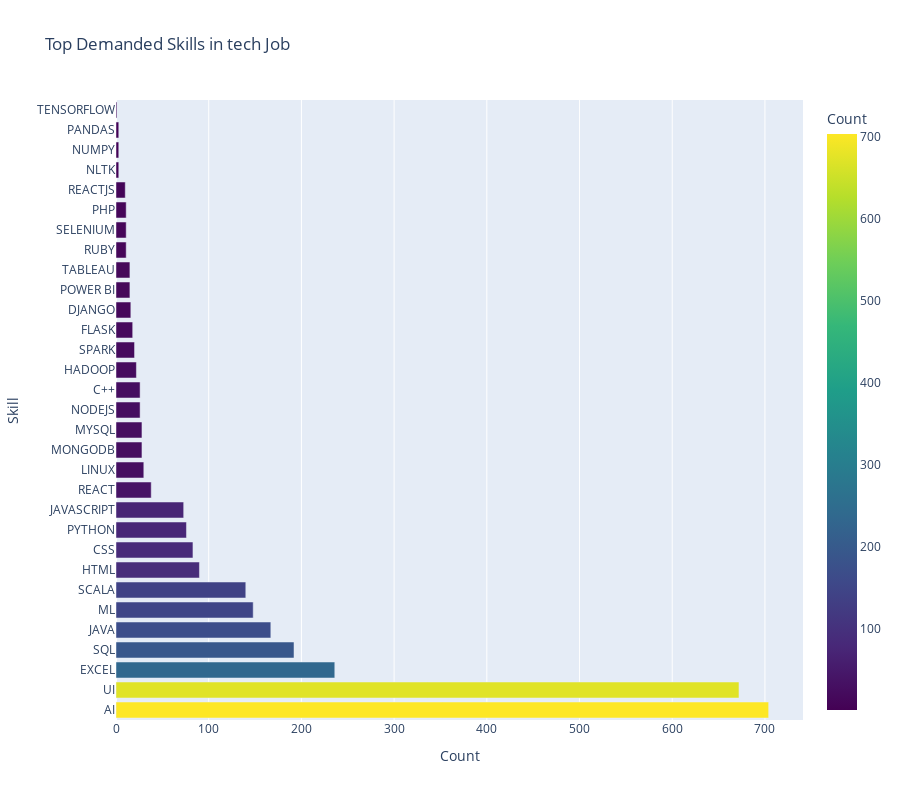

Source (notebook cell):
### Markdown cell above
Data Visualization

### Code cell
fig_bar = px.bar(
    demand_skills,
    x='Count',
    y='Skill',
    title='Top Demanded Skills in tech Job',
    orientation='h',
    color='Count',
    color_continuous_scale='Viridis',
    height=800
)

fig_bar.show()

### Figure 1 — Plotly figure (JSON) as saved in the notebook; plotly's stock layout.template omitted (floating-point values rounded to 4 significant figures)
{"data": [{"hovertemplate": "Count=%{marker.color}<br>Skill=%{y}<extra></extra>", "legendgroup": "", "marker": {"color": [704, 672, 236, 192, 167, 148, 140, 90, 83, 76, 73, 38, 30, 28, 28, 26, 26, 22, 20, 18, 16, 15, 15, 11, 11, 11, 10, 3, 3, 3, 1], "coloraxis": "coloraxis", "pattern": {"shape": ""}}, "name": "", "orientation": "h", "showlegend": false, "textposition": "auto", "type": "bar", "x": [704, 672, 236, 192, 167, 148, 140, 90, 83, 76, 73, 38, 30, 28, 28, 26, 26, 22, 20, 18, 16, 15, 15, 11, 11, 11, 10, 3, 3, 3, 1], "xaxis": "x", "y": ["AI", "UI", "EXCEL", "SQL", "JAVA", "ML", "SCALA", "HTML", "CSS", "PYTHON", "JAVASCRIPT", "REACT", "LINUX", "MONGODB", "MYSQL", "NODEJS", "C++", "HADOOP", "SPARK", "FLASK", "DJANGO", "POWER BI", "TABLEAU", "RUBY", "SELENIUM", "PHP", "REACTJS", "NLTK", "NUMPY", "PANDAS", "TENSORFLOW"], "yaxis": "y"}], "layout": {"barmode": "relative", "coloraxis": {"colorbar": {"title": {"text": "Count"}}, "colorscale": [[0, "#440154"], [0.1111, "#482878"], [0.2222, "#3e4989"], [0.3333, "#31688e"], [0.4444, "#26828e"], [0.5556, "#1f9e89"], [0.6667, "#35b779"], [0.7778, "#6ece58"], [0.8889, "#b5de2b"], [1, "#fde725"]]}, "height": 800, "legend": {"tracegroupgap": 0}, "title": {"text": "Top Demanded Skills in tech Job"}, "xaxis": {"anchor": "y", "domain": [0, 1], "title": {"text": "Count"}}, "yaxis": {"anchor": "x", "domain": [0, 1], "title": {"text": "Skill"}}}}
